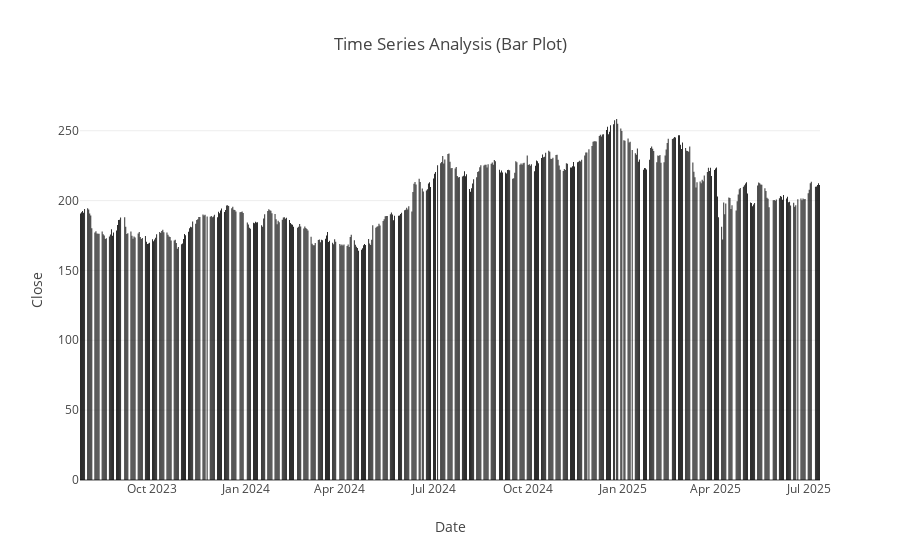

Write notebook code for a chart like this one.
### Code cell
import plotly.express as px

figure = px.bar(data, 
                x=data.index, 
                y="Close", 
                title="Time Series Analysis (Bar Plot)")

figure.show()

### Figure 1 — Plotly figure (JSON) as saved in the notebook; plotly's stock layout.template omitted (floating-point values rounded to 4 significant figures; data arrays with more than 128 entries replaced by an {"elided": "..."} marker saying what was removed)
{"data": [{"alignmentgroup": "True", "hovertemplate": "Date=%{x}<br>Close=%{y}<extra></extra>", "legendgroup": "", "marker": {"color": "#000001", "pattern": {"shape": ""}}, "name": "", "offsetgroup": "", "orientation": "v", "showlegend": false, "textposition": "auto", "type": "bar", "x": {"elided": "494 str values"}, "xaxis": "x", "y": {"elided": "494 float values"}, "yaxis": "y"}], "layout": {"barmode": "relative", "legend": {"tracegroupgap": 0}, "title": {"text": "Time Series Analysis (Bar Plot)"}, "xaxis": {"anchor": "y", "domain": [0, 1], "title": {"text": "Date"}}, "yaxis": {"anchor": "x", "domain": [0, 1], "title": {"text": "Close"}}}}
